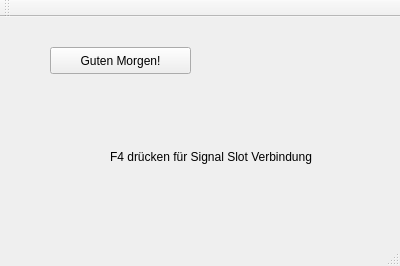
<?xml version="1.0" encoding="UTF-8"?>
<ui version="4.0">
 <class>MainWindow</class>
 <widget class="QMainWindow" name="MainWindow">
  <property name="geometry">
   <rect>
    <x>0</x>
    <y>0</y>
    <width>400</width>
    <height>266</height>
   </rect>
  </property>
  <property name="windowTitle">
   <string>MainWindow</string>
  </property>
  <widget class="QWidget" name="centralWidget">
   <widget class="QPushButton" name="pushButton1">
    <property name="geometry">
     <rect>
      <x>50</x>
      <y>30</y>
      <width>141</width>
      <height>27</height>
     </rect>
    </property>
    <property name="text">
     <string>Guten Morgen!</string>
    </property>
   </widget>
   <widget class="QLabel" name="label">
    <property name="geometry">
     <rect>
      <x>110</x>
      <y>130</y>
      <width>271</width>
      <height>20</height>
     </rect>
    </property>
    <property name="text">
     <string>F4 drücken für Signal Slot Verbindung</string>
    </property>
   </widget>
  </widget>
  <widget class="QMenuBar" name="menuBar">
   <property name="geometry">
    <rect>
     <x>0</x>
     <y>0</y>
     <width>400</width>
     <height>22</height>
    </rect>
   </property>
  </widget>
  <widget class="QToolBar" name="mainToolBar">
   <attribute name="toolBarArea">
    <enum>TopToolBarArea</enum>
   </attribute>
   <attribute name="toolBarBreak">
    <bool>false</bool>
   </attribute>
  </widget>
  <widget class="QStatusBar" name="statusBar"/>
 </widget>
 <layoutdefault spacing="6" margin="11"/>
 <resources/>
 <connections>
  <connection>
   <sender>pushButton1</sender>
   <signal>clicked()</signal>
   <receiver>label</receiver>
   <slot>clear()</slot>
   <hints>
    <hint type="sourcelabel">
     <x>113</x>
     <y>84</y>
    </hint>
    <hint type="destinationlabel">
     <x>147</x>
     <y>180</y>
    </hint>
   </hints>
  </connection>
 </connections>
</ui>
